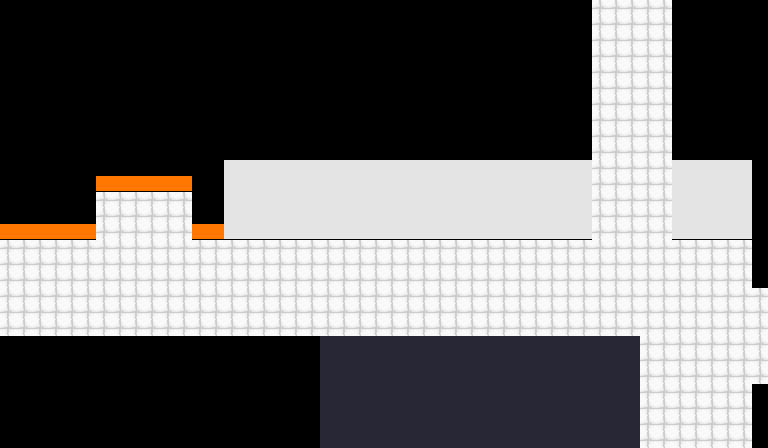

This is a level from a 2D game, rendered from its Tiled map with the project's own tilesets. A one-line summary and the complete map file follow:
An orthogonal 48x28 tile map with 16x16 px tiles, 1 tile layer (Слой тайлов 1), 5 tilesets.

<map version="1.10" tiledversion="1.12.0" orientation="orthogonal" renderorder="right-down" width="48" height="28" tilewidth="16" tileheight="16" infinite="0" nextlayerid="2" nextobjectid="1">
  <tileset firstgid="1" source="floor1.tsx" />
  <tileset firstgid="2" source="brick1.tsx" />
  <tileset firstgid="3" source="brick2.tsx" />
  <tileset firstgid="4" source="brick4.tsx" />
  <tileset firstgid="5" source="collision_brick.tsx" />
 <layer id="1" name="Слой тайлов 1" width="48" height="28">
  <data encoding="csv">
0,0,0,0,0,0,0,0,0,0,0,0,0,0,0,0,0,0,0,0,0,0,0,0,0,0,0,0,0,0,0,0,0,0,0,0,0,1,1,1,1,1,0,0,0,0,0,0,
0,0,0,0,0,0,0,0,0,0,0,0,0,0,0,0,0,0,0,0,0,0,0,0,0,0,0,0,0,0,0,0,0,0,0,0,0,1,1,1,1,1,0,0,0,0,0,0,
0,0,0,0,0,0,0,0,0,0,0,0,0,0,0,0,0,0,0,0,0,0,0,0,0,0,0,0,0,0,0,0,0,0,0,0,0,1,1,1,1,1,0,0,0,0,0,0,
0,0,0,0,0,0,0,0,0,0,0,0,0,0,0,0,0,0,0,0,0,0,0,0,0,0,0,0,0,0,0,0,0,0,0,0,0,1,1,1,1,1,0,0,0,0,0,0,
0,0,0,0,0,0,0,0,0,0,0,0,0,0,0,0,0,0,0,0,0,0,0,0,0,0,0,0,0,0,0,0,0,0,0,0,0,1,1,1,1,1,0,0,0,0,0,0,
0,0,0,0,0,0,0,0,0,0,0,0,0,0,0,0,0,0,0,0,0,0,0,0,0,0,0,0,0,0,0,0,0,0,0,0,0,1,1,1,1,1,0,0,0,0,0,0,
0,0,0,0,0,0,0,0,0,0,0,0,0,0,0,0,0,0,0,0,0,0,0,0,0,0,0,0,0,0,0,0,0,0,0,0,0,1,1,1,1,1,0,0,0,0,0,0,
0,0,0,0,0,0,0,0,0,0,0,0,0,0,0,0,0,0,0,0,0,0,0,0,0,0,0,0,0,0,0,0,0,0,0,0,0,1,1,1,1,1,0,0,0,0,0,0,
0,0,0,0,0,0,0,0,0,0,0,0,0,0,0,0,0,0,0,0,0,0,0,0,0,0,0,0,0,0,0,0,0,0,0,0,0,1,1,1,1,1,0,0,0,0,0,0,
0,0,0,0,0,0,0,0,0,0,0,0,0,0,0,0,0,0,0,0,0,0,0,0,0,0,0,0,0,0,0,0,0,0,0,0,0,1,1,1,1,1,0,0,0,0,0,0,
0,0,0,0,0,0,0,0,0,0,0,0,0,0,3,3,3,3,3,3,3,3,3,3,3,3,3,3,3,3,3,3,3,3,3,3,3,1,1,1,1,1,3,3,3,3,3,0,
0,0,0,0,0,0,4,4,4,4,4,4,0,0,3,3,3,3,3,3,3,3,3,3,3,3,3,3,3,3,3,3,3,3,3,3,3,1,1,1,1,1,3,3,3,3,3,0,
0,0,0,0,0,0,1,1,1,1,1,1,0,0,3,3,3,3,3,3,3,3,3,3,3,3,3,3,3,3,3,3,3,3,3,3,3,1,1,1,1,1,3,3,3,3,3,0,
0,0,0,0,0,0,1,1,1,1,1,1,0,0,3,3,3,3,3,3,3,3,3,3,3,3,3,3,3,3,3,3,3,3,3,3,3,1,1,1,1,1,3,3,3,3,3,0,
4,4,4,4,4,4,1,1,1,1,1,1,4,4,2,2,2,2,2,2,2,2,2,2,2,2,2,2,2,2,2,2,2,2,2,2,2,1,1,1,1,1,2,2,2,2,2,0,
1,1,1,1,1,1,1,1,1,1,1,1,1,1,1,1,1,1,1,1,1,1,1,1,1,1,1,1,1,1,1,1,1,1,1,1,1,1,1,1,1,1,1,1,1,1,1,0,
1,1,1,1,1,1,1,1,1,1,1,1,1,1,1,1,1,1,1,1,1,1,1,1,1,1,1,1,1,1,1,1,1,1,1,1,1,1,1,1,1,1,1,1,1,1,1,0,
1,1,1,1,1,1,1,1,1,1,1,1,1,1,1,1,1,1,1,1,1,1,1,1,1,1,1,1,1,1,1,1,1,1,1,1,1,1,1,1,1,1,1,1,1,1,1,0,
1,1,1,1,1,1,1,1,1,1,1,1,1,1,1,1,1,1,1,1,1,1,1,1,1,1,1,1,1,1,1,1,1,1,1,1,1,1,1,1,1,1,1,1,1,1,1,1,
1,1,1,1,1,1,1,1,1,1,1,1,1,1,1,1,1,1,1,1,1,1,1,1,1,1,1,1,1,1,1,1,1,1,1,1,1,1,1,1,1,1,1,1,1,1,1,1,
1,1,1,1,1,1,1,1,1,1,1,1,1,1,1,1,1,1,1,1,1,1,1,1,1,1,1,1,1,1,1,1,1,1,1,1,1,1,1,1,1,1,1,1,1,1,1,1,
0,0,0,0,0,0,0,0,0,0,0,0,0,0,0,0,0,0,0,0,5,5,5,5,5,5,5,5,5,5,5,5,5,5,5,5,5,5,5,5,1,1,1,1,1,1,1,1,
0,0,0,0,0,0,0,0,0,0,0,0,0,0,0,0,0,0,0,0,5,5,5,5,5,5,5,5,5,5,5,5,5,5,5,5,5,5,5,5,1,1,1,1,1,1,1,1,
0,0,0,0,0,0,0,0,0,0,0,0,0,0,0,0,0,0,0,0,5,5,5,5,5,5,5,5,5,5,5,5,5,5,5,5,5,5,5,5,1,1,1,1,1,1,1,1,
0,0,0,0,0,0,0,0,0,0,0,0,0,0,0,0,0,0,0,0,5,5,5,5,5,5,5,5,5,5,5,5,5,5,5,5,5,5,5,5,1,1,1,1,1,1,1,0,
0,0,0,0,0,0,0,0,0,0,0,0,0,0,0,0,0,0,0,0,5,5,5,5,5,5,5,5,5,5,5,5,5,5,5,5,5,5,5,5,1,1,1,1,1,1,1,0,
0,0,0,0,0,0,0,0,0,0,0,0,0,0,0,0,0,0,0,0,5,5,5,5,5,5,5,5,5,5,5,5,5,5,5,5,5,5,5,5,1,1,1,1,1,1,1,0,
0,0,0,0,0,0,0,0,0,0,0,0,0,0,0,0,0,0,0,0,5,5,5,5,5,5,5,5,5,5,5,5,5,5,5,5,5,5,5,5,1,1,1,1,1,1,1,0
</data>
 </layer>
</map>
